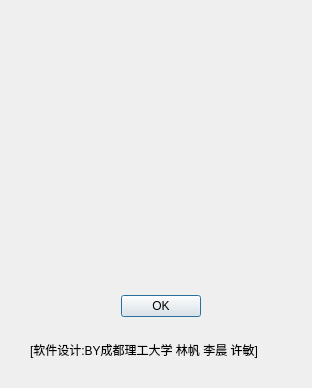
<?xml version="1.0" encoding="UTF-8"?>
<ui version="4.0">
 <class>copyright</class>
 <widget class="QDialog" name="copyright">
  <property name="geometry">
   <rect>
    <x>0</x>
    <y>0</y>
    <width>312</width>
    <height>388</height>
   </rect>
  </property>
  <property name="minimumSize">
   <size>
    <width>312</width>
    <height>388</height>
   </size>
  </property>
  <property name="maximumSize">
   <size>
    <width>312</width>
    <height>388</height>
   </size>
  </property>
  <property name="windowTitle">
   <string>Dialog</string>
  </property>
  <widget class="QDialogButtonBox" name="buttonBox">
   <property name="geometry">
    <rect>
     <x>110</x>
     <y>290</y>
     <width>91</width>
     <height>32</height>
    </rect>
   </property>
   <property name="orientation">
    <enum>Qt::Horizontal</enum>
   </property>
   <property name="standardButtons">
    <set>QDialogButtonBox::Ok</set>
   </property>
  </widget>
  <widget class="QLabel" name="label_2">
   <property name="geometry">
    <rect>
     <x>30</x>
     <y>340</y>
     <width>261</width>
     <height>20</height>
    </rect>
   </property>
   <property name="text">
    <string>[软件设计:BY成都理工大学 林帆 李晨 许敏]</string>
   </property>
   <property name="textFormat">
    <enum>Qt::AutoText</enum>
   </property>
  </widget>
  <widget class="QLabel" name="text">
   <property name="geometry">
    <rect>
     <x>50</x>
     <y>30</y>
     <width>221</width>
     <height>241</height>
    </rect>
   </property>
   <property name="text">
    <string/>
   </property>
  </widget>
 </widget>
 <resources/>
 <connections>
  <connection>
   <sender>buttonBox</sender>
   <signal>accepted()</signal>
   <receiver>copyright</receiver>
   <slot>accept()</slot>
   <hints>
    <hint type="sourcelabel">
     <x>248</x>
     <y>254</y>
    </hint>
    <hint type="destinationlabel">
     <x>157</x>
     <y>274</y>
    </hint>
   </hints>
  </connection>
  <connection>
   <sender>buttonBox</sender>
   <signal>rejected()</signal>
   <receiver>copyright</receiver>
   <slot>reject()</slot>
   <hints>
    <hint type="sourcelabel">
     <x>316</x>
     <y>260</y>
    </hint>
    <hint type="destinationlabel">
     <x>286</x>
     <y>274</y>
    </hint>
   </hints>
  </connection>
 </connections>
</ui>
